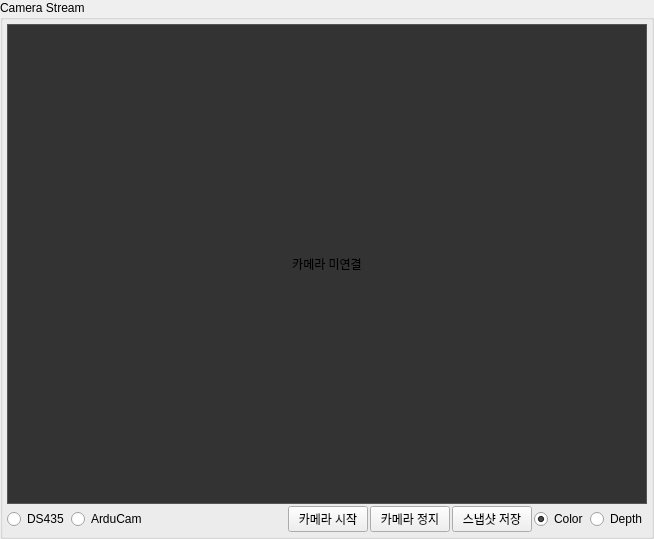
       <widget class="QGroupBox" name="groupCalibCameraStream">
        <property name="title">
         <string>Camera Stream</string>
        </property>
        <layout class="QVBoxLayout" name="verticalLayoutCalibCamera">
         <property name="spacing">
          <number>2</number>
         </property>
         <property name="leftMargin">
          <number>4</number>
         </property>
         <property name="topMargin">
          <number>4</number>
         </property>
         <property name="rightMargin">
          <number>4</number>
         </property>
         <property name="bottomMargin">
          <number>4</number>
         </property>
         <item>
          <widget class="QLabel" name="labelCalibCameraView">
           <property name="sizePolicy">
            <sizepolicy hsizetype="Fixed" vsizetype="Fixed">
             <horstretch>0</horstretch>
             <verstretch>0</verstretch>
            </sizepolicy>
           </property>
           <property name="minimumSize">
            <size>
             <width>640</width>
             <height>480</height>
            </size>
           </property>
           <property name="maximumSize">
            <size>
             <width>640</width>
             <height>480</height>
            </size>
           </property>
           <property name="styleSheet">
            <string>background-color: #333333; border: 1px solid #555555;</string>
           </property>
           <property name="text">
            <string>카메라 미연결</string>
           </property>
           <property name="alignment">
            <set>Qt::AlignCenter</set>
           </property>
          </widget>
         </item>
         <item>
          <layout class="QHBoxLayout" name="horizontalLayoutCalibCameraButtons">
           <item>
            <widget class="QRadioButton" name="radioDS435">
             <property name="text">
              <string>DS435</string>
             </property>
             <property name="checked">
              <bool>true</bool>
             </property>
            </widget>
           </item>
           <item>
            <widget class="QRadioButton" name="radioArduCam">
             <property name="text">
              <string>ArduCam</string>
             </property>
            </widget>
           </item>
           <item>
            <spacer name="horizontalSpacerCameraSelect">
             <property name="orientation">
              <enum>Qt::Horizontal</enum>
             </property>
             <property name="sizeHint" stdset="0">
              <size>
               <width>20</width>
               <height>20</height>
              </size>
             </property>
            </spacer>
           </item>
           <item>
            <widget class="QPushButton" name="btnCalibStartCamera">
             <property name="text">
              <string>카메라 시작</string>
             </property>
            </widget>
           </item>
           <item>
            <widget class="QPushButton" name="btnCalibStopCamera">
             <property name="text">
              <string>카메라 정지</string>
             </property>
            </widget>
           </item>
           <item>
            <widget class="QPushButton" name="btnCalibSnapshot">
             <property name="text">
              <string>스냅샷 저장</string>
             </property>
            </widget>
           </item>
           <item>
            <widget class="QRadioButton" name="radioColorImage">
             <property name="text">
              <string>Color</string>
             </property>
             <property name="checked">
              <bool>true</bool>
             </property>
            </widget>
           </item>
           <item>
            <widget class="QRadioButton" name="radioDepthImage">
             <property name="text">
              <string>Depth</string>
             </property>
            </widget>
           </item>
          </layout>
         </item>
        </layout>
       </widget>
